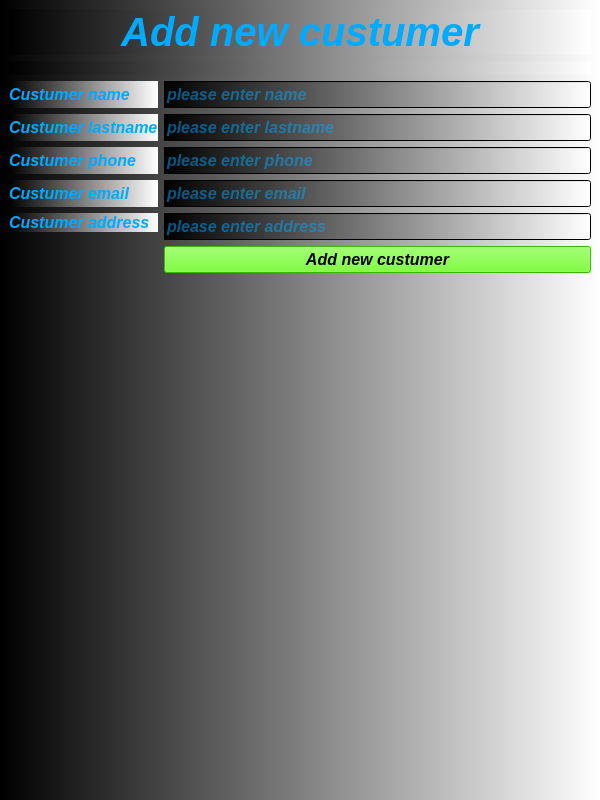
<?xml version="1.0" encoding="UTF-8"?>
<ui version="4.0">
 <class>AddNewCustomer</class>
 <widget class="QMainWindow" name="AddNewCustomer">
  <property name="geometry">
   <rect>
    <x>0</x>
    <y>0</y>
    <width>600</width>
    <height>800</height>
   </rect>
  </property>
  <property name="font">
   <font>
    <pointsize>12</pointsize>
    <italic>true</italic>
    <bold>true</bold>
   </font>
  </property>
  <property name="windowTitle">
   <string>Add new custumer</string>
  </property>
  <property name="toolTip">
   <string>Add new custumer</string>
  </property>
  <property name="styleSheet">
   <string notr="true">color: rgb(0, 170, 255);
background-color: qlineargradient(spread:pad, x1:0, y1:0, x2:1, y2:0, stop:0 rgba(0, 0, 0, 255), stop:1 rgba(255, 255, 255, 255));</string>
  </property>
  <widget class="QWidget" name="centralwidget">
   <layout class="QGridLayout" name="gridLayout_3">
    <item row="0" column="0">
     <layout class="QGridLayout" name="gridLayout">
      <item row="0" column="0">
       <widget class="QLabel" name="label">
        <property name="font">
         <font>
          <pointsize>30</pointsize>
          <italic>true</italic>
          <bold>true</bold>
         </font>
        </property>
        <property name="text">
         <string>Add new custumer</string>
        </property>
        <property name="alignment">
         <set>Qt::AlignCenter</set>
        </property>
       </widget>
      </item>
      <item row="1" column="0">
       <widget class="QLabel" name="label_picture">
        <property name="text">
         <string/>
        </property>
        <property name="alignment">
         <set>Qt::AlignCenter</set>
        </property>
       </widget>
      </item>
     </layout>
    </item>
    <item row="1" column="0">
     <layout class="QGridLayout" name="gridLayout_2">
      <item row="0" column="0">
       <widget class="QLabel" name="label_3">
        <property name="font">
         <font>
          <pointsize>12</pointsize>
          <italic>true</italic>
          <bold>true</bold>
         </font>
        </property>
        <property name="text">
         <string>Custumer name</string>
        </property>
       </widget>
      </item>
      <item row="0" column="1">
       <widget class="QLineEdit" name="lineEdit_name">
        <property name="font">
         <font>
          <pointsize>12</pointsize>
          <italic>true</italic>
          <bold>true</bold>
         </font>
        </property>
        <property name="placeholderText">
         <string>please enter name</string>
        </property>
       </widget>
      </item>
      <item row="1" column="0">
       <widget class="QLabel" name="label_4">
        <property name="font">
         <font>
          <pointsize>12</pointsize>
          <italic>true</italic>
          <bold>true</bold>
         </font>
        </property>
        <property name="text">
         <string>Custumer lastname</string>
        </property>
       </widget>
      </item>
      <item row="1" column="1">
       <widget class="QLineEdit" name="lineEdit_lastname">
        <property name="font">
         <font>
          <pointsize>12</pointsize>
          <italic>true</italic>
          <bold>true</bold>
         </font>
        </property>
        <property name="placeholderText">
         <string>please enter lastname</string>
        </property>
       </widget>
      </item>
      <item row="2" column="0">
       <widget class="QLabel" name="label_5">
        <property name="font">
         <font>
          <pointsize>12</pointsize>
          <italic>true</italic>
          <bold>true</bold>
         </font>
        </property>
        <property name="text">
         <string>Custumer phone</string>
        </property>
       </widget>
      </item>
      <item row="2" column="1">
       <widget class="QLineEdit" name="lineEdit_phone">
        <property name="font">
         <font>
          <pointsize>12</pointsize>
          <italic>true</italic>
          <bold>true</bold>
         </font>
        </property>
        <property name="placeholderText">
         <string>please enter phone</string>
        </property>
       </widget>
      </item>
      <item row="3" column="0">
       <widget class="QLabel" name="label_6">
        <property name="font">
         <font>
          <pointsize>12</pointsize>
          <italic>true</italic>
          <bold>true</bold>
         </font>
        </property>
        <property name="text">
         <string>Custumer email</string>
        </property>
       </widget>
      </item>
      <item row="3" column="1">
       <widget class="QLineEdit" name="lineEdit_email">
        <property name="font">
         <font>
          <pointsize>12</pointsize>
          <italic>true</italic>
          <bold>true</bold>
         </font>
        </property>
        <property name="placeholderText">
         <string>please enter email</string>
        </property>
       </widget>
      </item>
      <item row="4" column="0">
       <widget class="QLabel" name="label_7">
        <property name="font">
         <font>
          <pointsize>12</pointsize>
          <italic>true</italic>
          <bold>true</bold>
         </font>
        </property>
        <property name="text">
         <string>Custumer address</string>
        </property>
       </widget>
      </item>
      <item row="4" column="1" rowspan="2">
       <widget class="QLineEdit" name="lineEdit_address">
        <property name="font">
         <font>
          <pointsize>12</pointsize>
          <italic>true</italic>
          <bold>true</bold>
         </font>
        </property>
        <property name="placeholderText">
         <string>please enter address</string>
        </property>
       </widget>
      </item>
      <item row="5" column="0" rowspan="3">
       <spacer name="verticalSpacer">
        <property name="orientation">
         <enum>Qt::Vertical</enum>
        </property>
        <property name="sizeHint" stdset="0">
         <size>
          <width>20</width>
          <height>40</height>
         </size>
        </property>
       </spacer>
      </item>
      <item row="6" column="1">
       <widget class="QPushButton" name="pushButton_addCustumer">
        <property name="font">
         <font>
          <pointsize>12</pointsize>
          <italic>true</italic>
          <bold>true</bold>
         </font>
        </property>
        <property name="styleSheet">
         <string notr="true">color: rgb(0, 0, 0);
background-color: rgb(85, 255, 0);</string>
        </property>
        <property name="text">
         <string>Add new custumer</string>
        </property>
       </widget>
      </item>
      <item row="7" column="1">
       <spacer name="verticalSpacer_2">
        <property name="orientation">
         <enum>Qt::Vertical</enum>
        </property>
        <property name="sizeHint" stdset="0">
         <size>
          <width>20</width>
          <height>40</height>
         </size>
        </property>
       </spacer>
      </item>
     </layout>
    </item>
   </layout>
  </widget>
  <widget class="QMenuBar" name="menubar">
   <property name="geometry">
    <rect>
     <x>0</x>
     <y>0</y>
     <width>600</width>
     <height>33</height>
    </rect>
   </property>
  </widget>
 </widget>
 <resources/>
 <connections/>
</ui>
